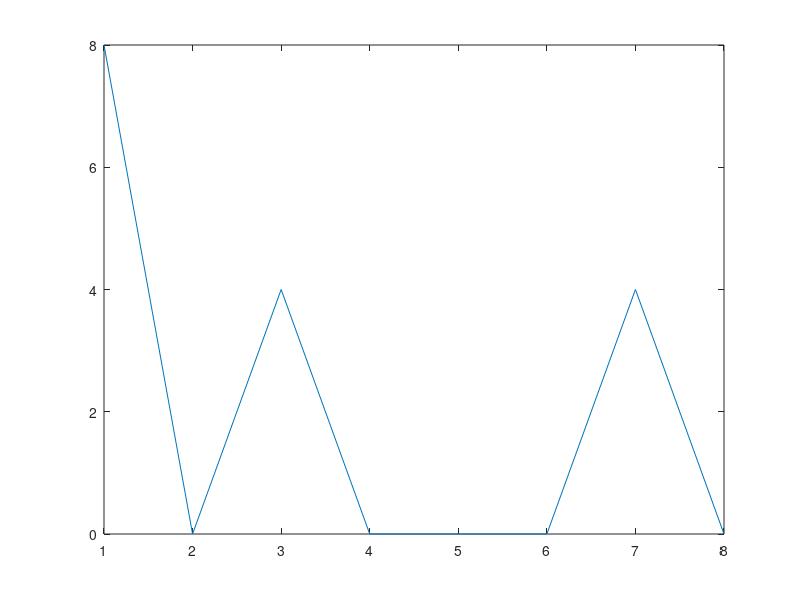

The MATLAB source for this figure:
clear all

X=pi/2:pi/2:4*pi;

Y=sin(X)+0.5;

plot(X,Y)

S=abs(fft(Y));

plot(S);


XX=[1 4 6 4 1 4 6 4];   %bi nomial
XX=[1 4 6 4 1 4 6 4];

XX=[0 1 1 1 0 1 1 1];


XX=[0 1 2 1 0 1 2 1];


SS=fft(XX);


plot(abs(SS));